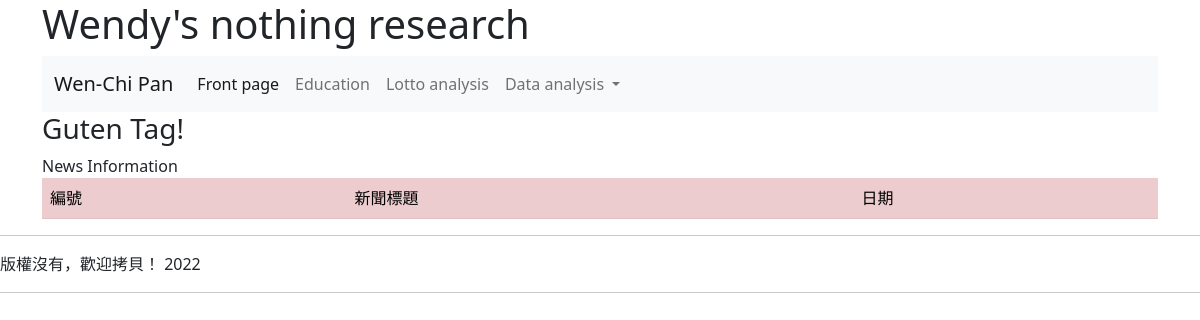
Before: / with the older database file.
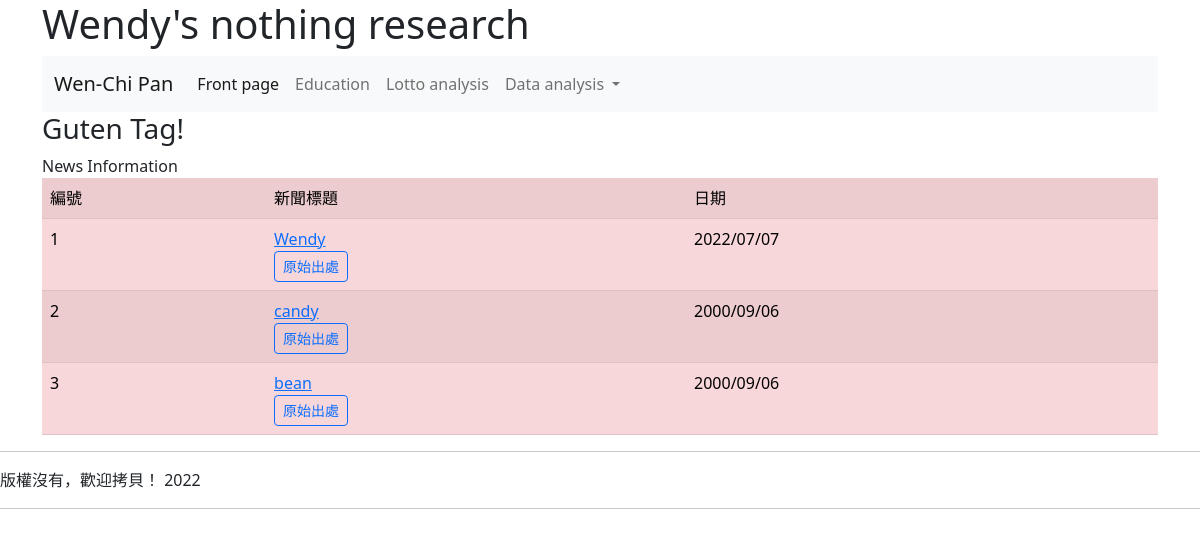
After: the same page with the newer database file.
### mysite/models.py (models this page shows, shortened)
class News(models.Model):
    title = models.CharField(max_length=200)
    content = models.TextField()
    pdate = models.CharField(max_length=50)
    url = models.CharField(max_length=200)
    class Meta:
        ordering = ('-pdate',)

### mysite/views.py (the view)
# urls.py: path('', views.index),
def index(request):
    name= "News Information"
    news=News.objects.all()
    return render(request, "index.html", locals())

### templates/index.html (shortened to what this page needs)
{% extends "base.html" %}
{% block headmessage %} <h3>Guten Tag!</h3> {% endblock %}
{% block content %}
    {% if name %}
    {{ name }}
    {% else %}
    陌生人
    {% endif %}
    <table class="table table-danger table-striped">
        <tr><td>編號</td><td>新聞標題</td><td>日期</td></tr>
    {% for item in news %}
        <tr>
            <td>{{ forloop.counter }}<br>
            <td>
                 <a href= "show/{{ item.id }}/" >{{ item.title }}</a><br>
                 <a class="btn btn-sm btn-outline-primary" href="{{ item.url }}">原始出處</a>
            </td>
            <td>{{ item.pdate }}</td>
        </tr>
    {% endfor %}
    </table>
{% endblock %}

### templates/base.html (shortened to what this page needs)
<!doctype html>
<html>
  <head>
    <link href="https://cdn.jsdelivr.net/npm/bootstrap@5.2.0-beta1/dist/css/bootstrap.min.css" rel="stylesheet">
  </head>
  <body>
    <div class="container">
        {% include "header.html" %}
        {% block headmessage %} {% endblock %}
        {% block content %} {% endblock %}
    </div>
        {% include "footer.html" %}
  </body>
</html>

### templates/header.html (shortened to what this page needs)
<h1>
</h1>
<nav class="navbar navbar-expand-lg bg-light">
    <div class="container-fluid">
      <a class="navbar-brand" href="#">Wen-Chi Pan</a>
      <div class="collapse navbar-collapse" id="navbarNavDropdown">
        <ul class="navbar-nav">
          <li class="nav-item">
            <a class="nav-link active" aria-current="page" href="/">Front page</a>
          </li>
          <li class="nav-item">
            <a class="nav-link" href="https://www.nkust.edu.tw/">Education</a>
          </li>
          <li class="nav-item">
            <a class="nav-link" href="/lotto/">Lotto analysis</a>
          </li>
          <li class="nav-item dropdown">
            <a class="nav-link dropdown-toggle" href="#" id="navbarDropdownMenuLink" role="button" data-bs-toggle="dropdown" aria-expanded="false">
              Data analysis
            </a>
          </li>
        </ul>
      </div>
    </div>
  </nav>

### templates/footer.html
<hr>
版權沒有，歡迎拷貝！ 2022
<hr>

Changed rows visible on the page:
added News: title "Wendy", pdate "2022/07/07"
added News: title "candy", pdate "2000/09/06"
added News: title "bean", pdate "2000/09/06"
